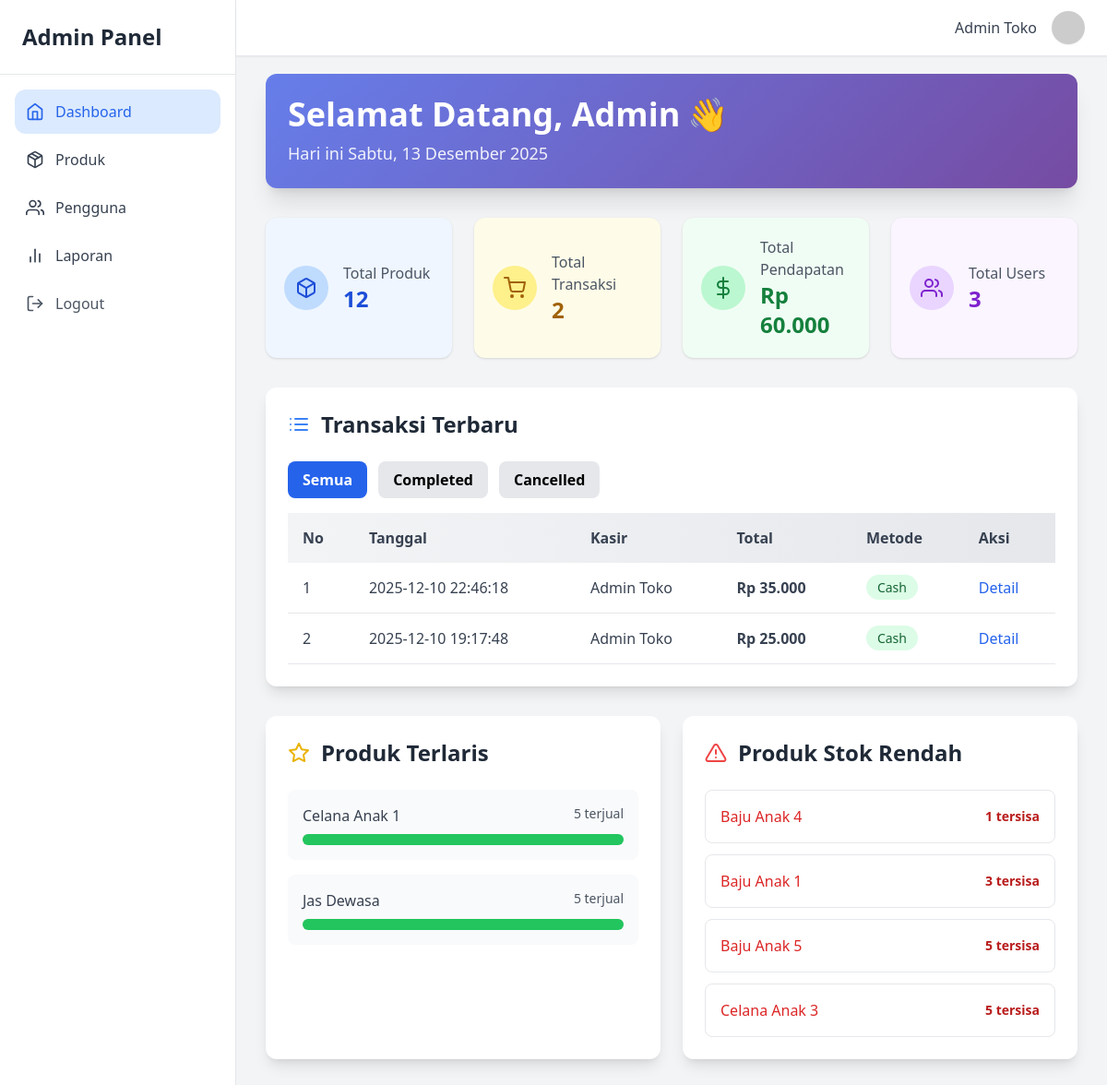
The page /dashboard/ (signed in) on the database its author committed.
### tables this page shows
CREATE TABLE `transactions` (
  `id` int(11) NOT NULL,
  `user_id` int(11) NOT NULL,
  `total` int(11) NOT NULL,
  `payment` int(11) NOT NULL,
  `change_money` int(11) NOT NULL,
  `method` enum('cash','qris','transfer') DEFAULT 'cash',
  `created_at` datetime DEFAULT current_timestamp()
);

CREATE TABLE `users` (
  `id` int(11) NOT NULL,
  `name` varchar(100) NOT NULL,
  `email` varchar(100) NOT NULL,
  `password` varchar(255) NOT NULL,
  `role` enum('admin','kasir') DEFAULT 'kasir',
  `created_at` datetime DEFAULT current_timestamp()
);

CREATE TABLE `products` (
  `id` int(11) NOT NULL,
  `name` varchar(150) NOT NULL,
  `price` int(11) NOT NULL,
  `stock` int(11) NOT NULL,
  `image` varchar(255) DEFAULT NULL,
  `is_deleted` tinyint(1) DEFAULT 0,
  `created_at` datetime DEFAULT current_timestamp(),
  `updated_at` datetime DEFAULT current_timestamp() ON UPDATE current_timestamp()
);

### dashboard/logic/index.php (called while the page is built, shortened)
<?php
include "../../include/conn.php";
$totalProducts = $conn->query("SELECT COUNT(*) as total FROM products")->fetch_assoc()['total'];
$totalTransactions = $conn->query("SELECT COUNT(*) as total FROM transactions")->fetch_assoc()['total'];
$totalRevenue = $conn->query("
  SELECT SUM(total) as total
  FROM transactions
  WHERE status = 'completed'
")->fetch_assoc()['total'];
$totalRevenue = $totalRevenue ?? 0;
$totalUsers = $conn->query("SELECT COUNT(*) as total FROM users")->fetch_assoc()['total'];
$whereClause = "";
$recentTransactions = [];
$sql = "
    SELECT t.id, t.total, t.method, t.created_at, t.status, u.name as kasir
    FROM transactions t
    JOIN users u ON t.user_id = u.id
    $whereClause
    ORDER BY t.created_at DESC
    LIMIT 10
";
$res = $conn->query($sql);
while ($row = $res->fetch_assoc()) {
  $recentTransactions[] = $row;
}
$bestSellingProducts = [];
$res = $conn->query("
    SELECT p.id, p.name, p.stock, SUM(ti.qty) as total_sold
    FROM transaction_items ti
    JOIN products p ON ti.product_id = p.id
    GROUP BY p.id
    ORDER BY total_sold DESC
    LIMIT 5
");
while ($row = $res->fetch_assoc()) {
  $bestSellingProducts[] = $row;
}
$lowStockProducts = [];
$res = $conn->query("
    SELECT id, name, stock
    FROM products
    WHERE stock < 10
    ORDER BY stock ASC
");
while ($row = $res->fetch_assoc()) {
  $lowStockProducts[] = $row;
}
$hariIndo = [
  'Sunday' => 'Minggu',
  'Monday' => 'Senin',
  'Tuesday' => 'Selasa',
  'Wednesday' => 'Rabu',
  'Thursday' => 'Kamis',
  'Friday' => 'Jumat',
  'Saturday' => 'Sabtu'
];
$bulanIndo = [
  1 => 'Januari',
  2 => 'Februari',
  3 => 'Maret',
  4 => 'April',
  5 => 'Mei',
  6 => 'Juni',
  7 => 'Juli',
  8 => 'Agustus',
  9 => 'September',
  10 => 'Oktober',
  11 => 'November',
  12 => 'Desember'
];
$hari = $hariIndo[date('l')];
$tanggal = date('d');
$bulan = $bulanIndo[intval(date('m'))];
$tahun = date('Y');
$formattedTanggal = "$hari, $tanggal $bulan $tahun";

### dashboard/ui/index.php (the view, shortened to what this page needs)
<?php
include "../logic/index.php";
?>
<!DOCTYPE html>
<html lang="en">
<head>
  <script src="https://cdn.tailwindcss.com"></script>
</head>
<body class="bg-gray-100">
  <?php include "../../include/layouts/sidebar.php"; ?>
  <?php include "../../include/layouts/header.php"; ?>
  <div class="ml-64 pt-20 p-8">
    <div class="gradient-bg text-white p-6 rounded-xl shadow-xl mb-8">
      <h1 class="text-4xl font-bold mb-2 flex items-center gap-2">
        <span>Selamat Datang, Admin</span>
        <span class="animate-bounce">👋</span>
      </h1>
      <p class="text-lg opacity-90">Hari ini <?php echo $formattedTanggal; ?></p>
    </div>
    <div class="grid grid-cols-1 md:grid-cols-4 gap-6 mb-8">
      <div class="p-5 bg-blue-50 rounded-xl shadow hover:shadow-lg transition flex items-center gap-4">
        <div class="bg-blue-200 p-3 rounded-full">
          <i data-feather="box" class="w-6 h-6 text-blue-700"></i>
        </div>
        <div>
          <p class="text-gray-600 font-medium">Total Produk</p>
          <p class="text-2xl md:text-2xl font-bold text-blue-700"><?= $totalProducts; ?></p>
        </div>
      </div>
      <div class="p-5 bg-yellow-50 rounded-xl shadow hover:shadow-lg transition flex items-center gap-4">
        <div class="bg-yellow-200 p-3 rounded-full">
          <i data-feather="shopping-cart" class="w-6 h-6 text-yellow-700"></i>
        </div>
        <div>
          <p class="text-gray-600 font-medium">Total Transaksi</p>
          <p class="text-2xl md:text-2xl font-bold text-yellow-700"><?= $totalTransactions; ?></p>
        </div>
      </div>
      <div class="p-5 bg-green-50 rounded-xl shadow hover:shadow-lg transition flex items-center gap-4">
        <div class="bg-green-200 p-3 rounded-full">
          <i data-feather="dollar-sign" class="w-6 h-6 text-green-700"></i>
        </div>
        <div>
          <p class="text-gray-600 font-medium">Total Pendapatan</p>
          <p class="text-2xl md:text-2xl font-bold text-green-700">Rp <?= number_format($totalRevenue, 0, ',', '.'); ?></p>
        </div>
      </div>
      <div class="p-5 bg-purple-50 rounded-xl shadow hover:shadow-lg transition flex items-center gap-4">
        <div class="bg-purple-200 p-3 rounded-full">
          <i data-feather="users" class="w-6 h-6 text-purple-700"></i>
        </div>
        <div>
          <p class="text-gray-600 font-medium">Total Users</p>
          <p class="text-2xl md:text-2xl font-bold text-purple-700"><?= $totalUsers; ?></p>
        </div>
      </div>
    </div>
    <div class="bg-white p-6 rounded-xl shadow-lg card-hover mb-8">
      <h2 class="text-2xl font-semibold mb-6 text-gray-800 flex items-center">
        <i data-feather="list" class="mr-3 text-blue-500"></i>Transaksi Terbaru
      </h2>
      <div class="mb-4 flex gap-3">
        <a href="dashboard/?status=all"
          class="px-4 py-2 rounded-lg font-semibold transition
    <?= (!isset($_GET['status']) || $_GET['status'] === 'all')
      ? 'bg-blue-600 text-white'
      : 'bg-gray-200 hover:bg-gray-300'
    ?>">
          Semua
        </a>
        <a href="dashboard/?status=completed"
          class="px-4 py-2 rounded-lg font-semibold transition
    <?= (isset($_GET['status']) && $_GET['status'] === 'completed')
      ? 'bg-green-600 text-white'
      : 'bg-gray-200 hover:bg-gray-300'
    ?>">
          Completed
        </a>
        <a href="dashboard/?status=cancelled"
          class="px-4 py-2 rounded-lg font-semibold transition
    <?= (isset($_GET['status']) && $_GET['status'] === 'cancelled')
      ? 'bg-red-600 text-white'
      : 'bg-gray-200 hover:bg-gray-300'
    ?>">
          Cancelled
        </a>
      </div>
      <div class="overflow-x-auto">
        <table class="w-full table-auto border-collapse">
          <thead class="bg-gradient-to-r from-gray-100 to-gray-200">
            <tr class="text-left text-gray-700">
              <th class="p-4 font-semibold">No</th>
              <th class="p-4 font-semibold">Tanggal</th>
              <th class="p-4 font-semibold">Kasir</th>
              <th class="p-4 font-semibold">Total</th>
              <th class="p-4 font-semibold">Metode</th>
              <th class="p-4 font-semibold">Aksi</th>
            </tr>
          </thead>
          <tbody class="text-gray-700">
            <?php foreach ($recentTransactions as $i => $trx): ?>
              <?php
              $isCancelled = $trx['status'] === 'cancelled';
              ?>
              <tr class="border-b transition-all ease-in-out
        <?= $isCancelled
                ? 'bg-red-50 text-red-700 hover:bg-red-100'
                : 'hover:bg-gray-100'
        ?>">
                <td class="p-4 font-medium"><?= $i + 1 ?></td>
                <td class="p-4">
                  <?= $trx['created_at'] ?>
                </td>
                <td class="p-4"><?= $trx['kasir'] ?></td>
                <td class="p-4 font-semibold">
                  Rp <?= number_format($trx['total'], 0, ',', '.') ?>
                </td>
                <td class="p-4">
                  <?php if ($isCancelled): ?>
                    <span class="px-3 py-1 rounded-full text-sm font-semibold bg-red-200 text-red-800">
                      Cancelled
                    </span>
                  <?php else: ?>
                    <span class="px-3 py-1 rounded-full text-sm font-medium
              <?= $trx['method'] == 'cash'
                      ? 'bg-green-100 text-green-800'
                      : ($trx['method'] == 'qris'
                        ? 'bg-blue-100 text-blue-800'
                        : 'bg-purple-100 text-purple-800')
              ?>">
                      <?= ucfirst($trx['method']) ?>
                    </span>
                  <?php endif; ?>
                </td>
                <td class="p-4">
                  <button
                    onclick="openDetailModal(<?= $trx['id']; ?>)"
                    class="font-medium transition
              <?= $isCancelled
                ? 'text-red-600 hover:underline'
                : 'text-blue-600 hover:underline'
              ?>">
                    Detail
                  </button>
                </td>
              </tr>
            <?php endforeach; ?>
          </tbody>
        </table>
      </div>
    </div>
    <div class="grid grid-cols-1 md:grid-cols-2 gap-6 mb-8">
      <div class="bg-white p-6 rounded-xl shadow-lg card-hover">
        <h2 class="text-2xl font-semibold mb-6 text-gray-800 flex items-center">
          <i data-feather="star" class="mr-3 text-yellow-500"></i>Produk Terlaris
        </h2>
        <div class="space-y-4">
          <?php
          $maxSold = !empty($bestSellingProducts) ? max(array_column($bestSellingProducts, 'total_sold')) : 1;
          ?>
          <?php foreach ($bestSellingProducts as $prod): ?>
            <?php
            $percentage = ($prod['total_sold'] / $maxSold) * 100;
            ?>
            <div class="p-4 bg-gray-50 rounded-lg hover:bg-gray-100 transition">
              <div class="flex justify-between mb-2">
                <span class="font-medium text-gray-700"><?php echo $prod['name']; ?></span>
                <span class="text-sm text-gray-600"><?php echo $prod['total_sold']; ?> terjual</span>
              </div>
              <div class="w-full bg-gray-200 rounded-full h-3">
                <div class="bg-green-500 h-3 rounded-full transition-all duration-500" style="width: <?php echo $percentage; ?>%;"></div>
              </div>
            </div>
          <?php endforeach; ?>
        </div>
      </div>
      <div class="bg-white p-6 rounded-xl shadow-lg card-hover">
        <h2 class="text-2xl font-semibold mb-6 text-gray-800 flex items-center">
          <i data-feather="alert-triangle" class="mr-3 text-red-500"></i>Produk Stok Rendah
        </h2>
        <div class="space-y-3">
          <?php if (count($lowStockProducts) > 0): ?>
            <?php foreach ($lowStockProducts as $prod): ?>
              <div class="flex justify-between items-center p-4 border rounded-lg hover:bg-red-50 transition">
                <span class="font-medium text-red-600"><?php echo $prod['name']; ?></span>
                <span class="text-sm text-red-700 font-semibold"><?php echo $prod['stock']; ?> tersisa</span>
              </div>
            <?php endforeach; ?>
          <?php else: ?>
            <div class="p-4 text-green-600 font-medium bg-green-50 rounded-lg text-center">Semua produk aman</div>
          <?php endif; ?>
        </div>
      </div>
    </div>
  </div>
</body>
</html>

### dashboard/ui/index.php (style rules this page uses)
.gradient-bg { background: linear-gradient(135deg, #667eea 0%, #764ba2 100%); }
.card-hover { transition: transform 0.3s ease, box-shadow 0.3s ease; }

### rows shown on the page
transactions: created_at "2025-12-10 22:46:18", user.name "Admin Toko", total "35.000", method "Cash"
transactions: created_at "2025-12-10 19:17:48", user.name "Admin Toko", total "25.000", method "Cash"
products: name "Celana Anak 1", total_sold "5", $percentage 100 (drawn)
products: name "Jas Dewasa", total_sold "5", $percentage 100 (drawn)
products: name "Baju Anak 4", stock "1"
products: name "Baju Anak 1", stock "3"
products: name "Baju Anak 5", stock "5"
products: name "Celana Anak 3", stock "5"

### other values the page prints
$_SESSION['user_name'] "Admin Toko"
$formattedTanggal "Sabtu, 13 Desember 2025"
$totalProducts "12"
$totalTransactions "2"
$totalRevenue "60.000"
$totalUsers "3"
